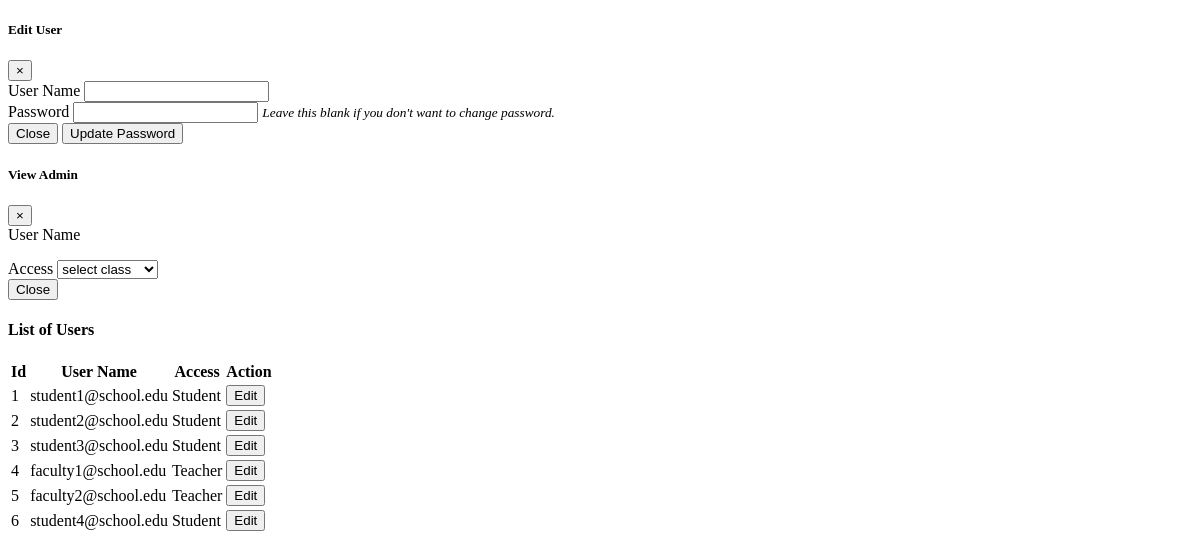
Page /users.php (signed in) on the earlier database version.
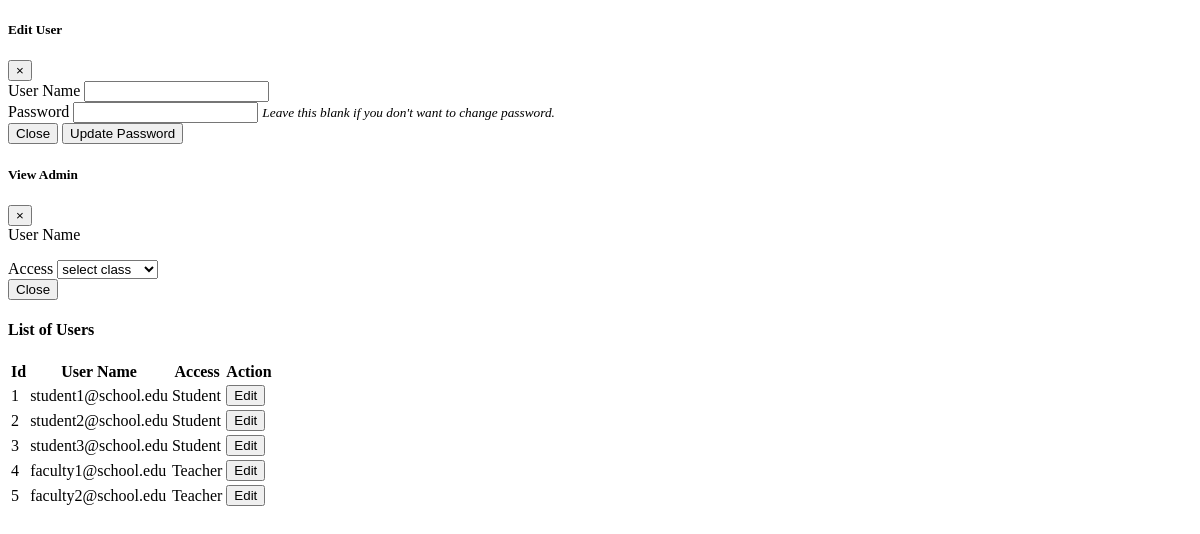
Same page on the later database version.
### tables this page shows
CREATE TABLE `users` (
  `Id` int(200) NOT NULL,
  `username` varchar(255) NOT NULL,
  `password` varchar(255) NOT NULL,
  `access` varchar(100) NOT NULL,
  `Faculty_Id` int(50) NOT NULL,
  `Student_Id` int(50) NOT NULL,
  `Admin_Id` int(50) NOT NULL,
  `stud_class_id` int(100) NOT NULL,
  `resettoken` varchar(50) NOT NULL
);

CREATE TABLE `access` (
  `Id` int(11) NOT NULL,
  `Access` text NOT NULL
);

### users.php (the view, shortened to what this page needs)
<?php
 include 'database/db_connect.php';
?>
<!DOCTYPE html>
<html lang="en">
<head>
</head>
<body >
<div class="modal fade" id="editUser" tabindex="-1" aria-labelledby="exampleModalLabel" aria-hidden="true">
    <div class="modal-dialog">
        <div class="modal-content">
        <div class="modal-header">
            <h5 class="modal-title" id="exampleModalLabel">Edit User</h5>
            <button type="button" class="close" data-bs-dismiss="modal" aria-label="Close">
            <span aria-hidden="true">&times;</span>
        </button>
        </div>
        <form id="updateUser">
            <div class="modal-body">
                <div class="mb-3">
                    <label for="">User Name</label>
                    <input type="text" name="update_username" id="update_username" class="form-control" />
                </div>
                <div class="mb-3">
                    <label for="">Password</label>
                    <input type="password" name="update_password" id="update_password" class="form-control" />
                    <small><i>Leave this blank if you don't want to change password.</i></small>
                </div>
            </div>
            <div class="modal-footer">
                <button type="button" class="btn btn-secondary" data-bs-dismiss="modal">Close</button>
                <button type="submit" class="btn btn-primary">Update Password</button>
            </div>
        </form>
        </div>
    </div>
</div>
<div class="modal fade" id="userViewModal" tabindex="-1" aria-labelledby="exampleModalLabel" aria-hidden="true">
    <div class="modal-dialog">
        <div class="modal-content">
        <div class="modal-header">
            <h5 class="modal-title" id="exampleModalLabel">View Admin</h5>
            <button type="button" class="close" data-bs-dismiss="modal" aria-label="Close">
                        <span aria-hidden="true">&times;</span>
                    </button>
        </div>
            <div class="modal-body">
                <div class="mb-3">
                    <label for="">User Name</label>
                </div>
                <div class="mb-3">
                 <label for="">Access</label>
                <select name="view_access_id" id="view_access_id" class="custom-select">
                    <option value="">select class</option>
                </select>
                </div>
            </div>
            <div class="modal-footer">
                <button type="button" class="btn btn-secondary" data-bs-dismiss="modal">Close</button>
            </div>
        </div>
    </div>
</div>
<div class="container-fluid">
	<div class="col-lg-12">
		<div class="row">
			<div class="col-md-12">
				<div class="card ">
					<div class="card-header" >
						<h4><b >List of Users</b></h4>
					</div>
					<div class="table-responsive">
					<div class="card-body">
						<table id ="myTable"class="table table-sm table-hover">
							<thead>
								<tr>
									<th class="text-center">Id</th>
                                    <th>User Name</th>
                                    <th>Access</th>
                                    <th>Action</th>
								</tr>
							</thead>
							<tbody>
                            <?php
                             $i = 1;
                             $sql = $connection->query("SELECT u.*, a.Access FROM users u inner join access a on u.access = a.Id WHERE a.Id IN (1, 2)");
                             while($row = $sql->fetch_assoc()): ?>
                                <tr>
								<td class="text-center"><?php echo $i++; ?></td>
                        		 <td>  <?php echo $row ['username'];?></td>
                                 <td>  <?php echo $row ['Access'];?></td>
                       			<td class="text-center">
                                     <button type="button" value="<?=$row['Id'];?>" class="editUser btn btn-success btn-sm"><i class="fa fa-edit"></i> Edit</button>
                                </td>
                                    </tr>
                                 <?php endwhile; ?>
							</tbody>
						</table>
                        </div>
					</div>
				</div>
			</div>
		</div>
	</div>
</div>
</body>
</html>

### users.php (style rules this page uses)
td { vertical-align: middle !important; }

Differences in the rows shown:
no longer on this page (row edited): users: username "student4@school.edu", access.Access "Student", $row['Id'] 150 (drawn)
